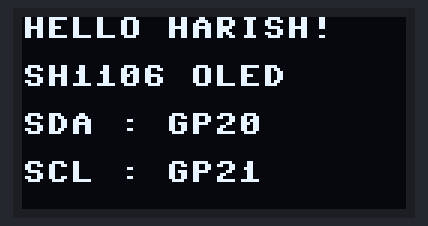
Bench run of a program on a simulated Raspberry Pi Pico running MicroPython. On the bench: 128×64 one-colour display. What the program prints to the serial console is not drawn.

Above: at 0.2 s.

The program:

Display.py
```python
from machine import Pin, I2C
import sh1106
import time

# GP20 = SDA
# GP21 = SCL

i2c = I2C(
    0,
    sda=Pin(20),
    scl=Pin(21),
    freq=100000
)

print("I2C devices:", [hex(x) for x in i2c.scan()])

oled = sh1106.SH1106_I2C(
    128,
    64,
    i2c,
    addr=0x3C
)

oled.fill(0)

oled.text("HELLO HARISH!", 0, 0)
oled.text("SH1106 OLED", 0, 16)
oled.text("SDA : GP20", 0, 32)
oled.text("SCL : GP21", 0, 48)

oled.show()

while True:
    time.sleep(1)
```
